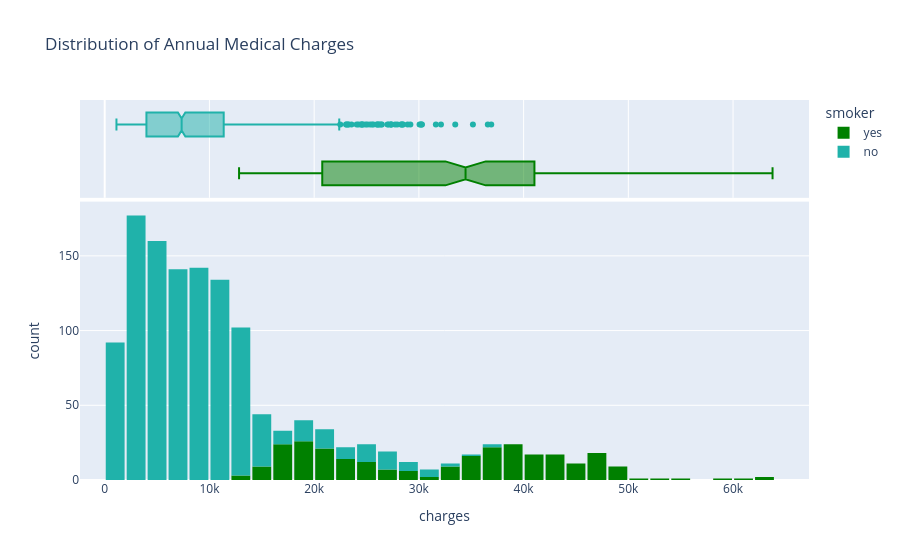

The notebook cell this image was saved under:
### Code cell
fig = px.histogram(medical_df,
                   x='charges',
                   marginal='box',
                   color='smoker',
                   color_discrete_sequence=['green', 'lightseagreen'],
                   title='Distribution of Annual Medical Charges')
fig.update_layout(bargap=0.1)
fig.show()

### Figure 1 — Plotly figure (JSON) as saved in the notebook; plotly's stock layout.template omitted (floating-point values rounded to 4 significant figures; data arrays with more than 128 entries replaced by an {"elided": "..."} marker saying what was removed)
{"data": [{"bingroup": "x", "hovertemplate": "smoker=yes<br>charges=%{x}<br>count=%{y}<extra></extra>", "legendgroup": "yes", "marker": {"color": "green", "pattern": {"shape": ""}}, "name": "yes", "orientation": "v", "showlegend": true, "type": "histogram", "x": {"elided": "274 float values"}, "xaxis": "x", "yaxis": "y"}, {"hovertemplate": "smoker=yes<br>charges=%{x}<extra></extra>", "legendgroup": "yes", "marker": {"color": "green"}, "name": "yes", "notched": true, "showlegend": false, "type": "box", "x": {"elided": "274 float values"}, "xaxis": "x2", "yaxis": "y2"}, {"bingroup": "x", "hovertemplate": "smoker=no<br>charges=%{x}<br>count=%{y}<extra></extra>", "legendgroup": "no", "marker": {"color": "lightseagreen", "pattern": {"shape": ""}}, "name": "no", "orientation": "v", "showlegend": true, "type": "histogram", "x": {"elided": "1064 float values"}, "xaxis": "x", "yaxis": "y"}, {"hovertemplate": "smoker=no<br>charges=%{x}<extra></extra>", "legendgroup": "no", "marker": {"color": "lightseagreen"}, "name": "no", "notched": true, "showlegend": false, "type": "box", "x": {"elided": "1064 float values"}, "xaxis": "x2", "yaxis": "y2"}], "layout": {"bargap": 0.1, "barmode": "relative", "legend": {"title": {"text": "smoker"}, "tracegroupgap": 0}, "title": {"text": "Distribution of Annual Medical Charges"}, "xaxis": {"anchor": "y", "domain": [0, 1], "title": {"text": "charges"}}, "xaxis2": {"anchor": "y2", "domain": [0, 1], "matches": "x", "showgrid": true, "showticklabels": false}, "yaxis": {"anchor": "x", "domain": [0, 0.7326], "title": {"text": "count"}}, "yaxis2": {"anchor": "x2", "domain": [0.7426, 1], "matches": "y2", "showgrid": false, "showline": false, "showticklabels": false, "ticks": ""}}}
